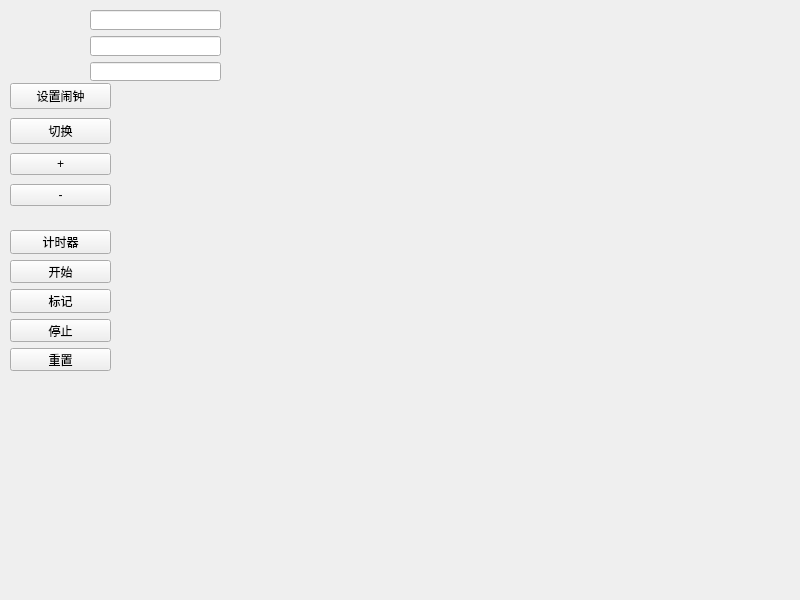
<?xml version="1.0" encoding="UTF-8"?>
<ui version="4.0">
 <class>Widget</class>
 <widget class="QWidget" name="Widget">
  <property name="geometry">
   <rect>
    <x>0</x>
    <y>0</y>
    <width>800</width>
    <height>600</height>
   </rect>
  </property>
  <property name="windowTitle">
   <string>Widget</string>
  </property>
  <widget class="QWidget" name="widget" native="true">
   <property name="geometry">
    <rect>
     <x>10</x>
     <y>80</y>
     <width>101</width>
     <height>131</height>
    </rect>
   </property>
   <layout class="QGridLayout" name="gridLayout">
    <item row="2" column="0">
     <widget class="QPushButton" name="Add">
      <property name="text">
       <string>+</string>
      </property>
     </widget>
    </item>
    <item row="0" column="0">
     <widget class="QPushButton" name="SetAlarm">
      <property name="text">
       <string>设置闹钟</string>
      </property>
     </widget>
    </item>
    <item row="3" column="0">
     <widget class="QPushButton" name="Minus">
      <property name="text">
       <string>-</string>
      </property>
     </widget>
    </item>
    <item row="1" column="0">
     <widget class="QPushButton" name="Tranform">
      <property name="text">
       <string>切换</string>
      </property>
     </widget>
    </item>
   </layout>
  </widget>
  <widget class="QWidget" name="widget_2" native="true">
   <property name="geometry">
    <rect>
     <x>10</x>
     <y>230</y>
     <width>101</width>
     <height>141</height>
    </rect>
   </property>
   <layout class="QGridLayout" name="gridLayout_2">
    <item row="0" column="0">
     <widget class="QPushButton" name="TimeCal">
      <property name="text">
       <string>计时器</string>
      </property>
     </widget>
    </item>
    <item row="2" column="0">
     <widget class="QPushButton" name="Flag">
      <property name="text">
       <string>标记</string>
      </property>
     </widget>
    </item>
    <item row="3" column="0">
     <widget class="QPushButton" name="Stop">
      <property name="text">
       <string>停止</string>
      </property>
     </widget>
    </item>
    <item row="4" column="0">
     <widget class="QPushButton" name="Reset">
      <property name="text">
       <string>重置</string>
      </property>
     </widget>
    </item>
    <item row="1" column="0">
     <widget class="QPushButton" name="Start">
      <property name="text">
       <string>开始</string>
      </property>
     </widget>
    </item>
   </layout>
  </widget>
  <widget class="QWidget" name="widget_3" native="true">
   <property name="enabled">
    <bool>true</bool>
   </property>
   <property name="geometry">
    <rect>
     <x>90</x>
     <y>10</y>
     <width>131</width>
     <height>71</height>
    </rect>
   </property>
   <layout class="QGridLayout" name="gridLayout_3">
    <property name="topMargin">
     <number>0</number>
    </property>
    <item row="0" column="0">
     <widget class="QLineEdit" name="lineEdit"/>
    </item>
    <item row="1" column="0">
     <widget class="QLineEdit" name="lineEdit_2"/>
    </item>
    <item row="2" column="0">
     <widget class="QLineEdit" name="lineEdit_3"/>
    </item>
   </layout>
  </widget>
 </widget>
 <resources/>
 <connections/>
</ui>
